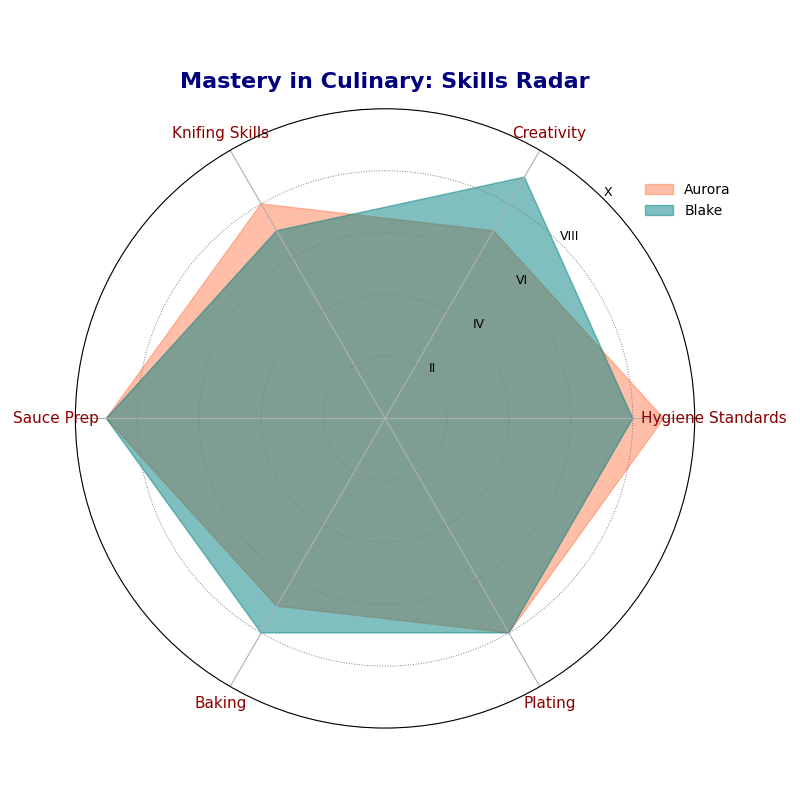

Python code for this plot:
import matplotlib.pyplot as plt
import numpy as np
from math import pi

categories = ["Hygiene Standards", "Creativity", "Knifing Skills", "Sauce Prep", "Baking", "Plating"]
num_vars = len(categories)

chef_aurora = [9, 7, 8, 9, 7, 8]
chef_blake = [8, 9, 7, 9, 8, 8]

angles = np.linspace(0, 2 * pi, num_vars, endpoint=False).tolist()
angles += angles[:1]

def complete_data(data):
    return data + data[:1]

aurora_data = complete_data(chef_aurora)
blake_data = complete_data(chef_blake)

fig, ax = plt.subplots(figsize=(8, 8), subplot_kw=dict(polar=True))

plt.xticks(angles[:-1], categories, color='darkred', size=11)
ax.set_rlabel_position(45)
plt.yticks([2, 4, 6, 8, 10], ["II", "IV", "VI", "VIII", "X"], color="black", size=9)
plt.ylim(0, 10)

# Plotting and filling data for Aurora
ax.fill(angles, aurora_data, color='coral', alpha=0.5, label='Aurora')

# Plotting and filling data for Blake
ax.fill(angles, blake_data, color='teal', alpha=0.5, label='Blake')

plt.title("Mastery in Culinary: Skills Radar", size=16, color='navy', weight='bold', pad=15)
plt.legend(loc='upper left', bbox_to_anchor=(0.9, 0.9), fontsize=10, frameon=False)
ax.yaxis.grid(True, color='gray', linestyle=':', linewidth=0.7)

plt.tight_layout()
plt.show()
